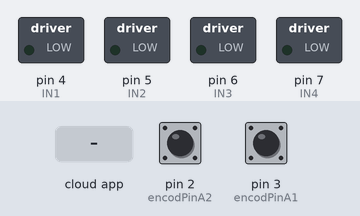
A sketch run on a simulated Arduino Uno, built with avr-gcc and run on an emulated ATmega328P. Parts: switched loads named in the sketch (green lamp = pin HIGH). The inputs (shaded band) are chosen by the test bench; at power-on: pin 2 (encodPinA2) HIGH, pin 3 (encodPinA1) HIGH. The ROS host is connected and sends only what is stated.

Above: at 1.2 s.
1.3 s: the phone or cloud app sets linear.x to -100
At 1.45 s:
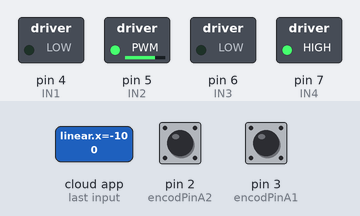
At 2.2 s:
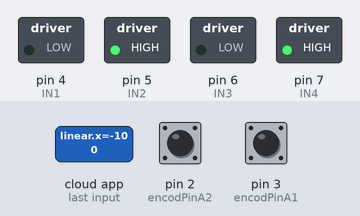
3.0 s: the phone or cloud app sets linear.x to 100
At 3.4 s:
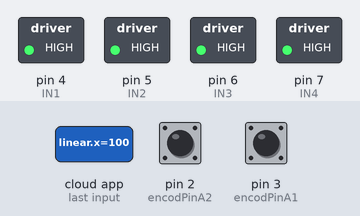
Timing chart, 0 to 6.0 s (numbered marks = the images above; inputs shaded):
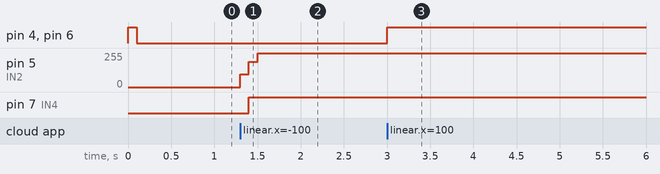

The sketch:

motor_controller.ino
```cpp
// Author: Bien Nguyen
// Credits:
//   http://forum.arduino.cc/index.php?topic=8652.0
//   Dallaby   http://letsmakerobots.com/node/19558#comment-49685
//   Bill Porter  http://www.billporter.info/?p=286
//   bobbyorr (nice connection diagram) http://forum.pololu.com/viewtopic.php?f=15&t=1923

//ROS headers
#if (ARDUINO >= 100)
 #include <Arduino.h>
#else
 #include <WProgram.h>
#endif
#include <ros.h>
#include <geometry_msgs/Vector3Stamped.h>
#include <geometry_msgs/Twist.h>
#include <ros/time.h>
#include "robot_specs.h"

//Motor Shield headers
//#include <Wire.h>
//#include <Adafruit_MotorShield.h>
//#include <Adafruit_PWMServoDriver.h>
// encoder 1 have encodPinA1 and encodPinB1 (left wheel)
// encoder 2 have encodPinA2 and encodPinB2 (right wheel)
#define encodPinA1      3     // encoder A pin R
#define encodPinB1      9     // encoder B pin R
#define encodPinA2      2      //A of L
#define encodPinB2      8      //B of L
#define IN1 4//dir 1 R
#define IN2 5//speed 1 R
#define IN3 6//dir 2 L
#define IN4 7//speed 2 L
#define MAX_SPEED 4095 //từ 0-255
#define MIN_SPEED 0
#define LOOPTIME        100   // PID loop time(ms)
#define SMOOTH      10

#define sign(x) (x > 0) - (x < 0)

// Create the motor shield object with the default I2C address
//Adafruit_MotorShield AFMS = Adafruit_MotorShield();
// Select which 'port' M1, M2, M3 or M4. In this case, M1 & M2
//Adafruit_DCMotor *motor1 = AFMS.getMotor(1);
//Adafruit_DCMotor *motor2 = AFMS.getMotor(2);

unsigned long lastMilli = 0;       // loop timing
unsigned long lastMilliPub = 0;
double rpm_req1 = 0;
double rpm_req2 = 0;
double rpm_act1 = 0;
double rpm_act2 = 0;
double rpm_req1_smoothed = 0;
double rpm_req2_smoothed = 0;
int direction1 = FORWARD;//FORWARD 1, BACKWARD 2, BRAKE 3, RELEASE 4
int direction2 = FORWARD;
//int prev_direction1 = RELEASE;
//int prev_direction2 = RELEASE;
int PWM_val1 = 0;
int PWM_val2 = 0;
volatile long count1 = 0;          // rev counter
volatile long count2 = 0;
long countAnt1 = 0;
long countAnt2 = 0;
float Kp =   0.5;
float Kd =   0.01;
float Ki =   2;
ros::NodeHandle nh;

void handle_cmd( const geometry_msgs::Twist& cmd_msg) {
  double x = cmd_msg.linear.x; //x = linear, that subscribe from cmd_vel
  double z = cmd_msg.angular.z; //z = angular, that subscribe from cmd_vel
  if (z == 0) {     // only go straight (go foward or go back), no rotation
    // convert m/s to rpm (vong/phut)
    rpm_req1 = -x*60/(pi*wheel_diameter);// rpm that calculate after subscribe from cmd_vel(targetValue)
    rpm_req2 = rpm_req1;                // rpm that calculate after subscribe from cmd_vel(targetValue)
  }
  else if (x == 0) { //no foward and no back, only rotation
    // convert rad/s to rpm
    rpm_req1 = z*track_width*60/(wheel_diameter*pi*2);
    rpm_req2 = -rpm_req1;
  }
  else { //di cong
    rpm_req1 = -x*60/(pi*wheel_diameter)+z*track_width*60/(wheel_diameter*pi*2);
    rpm_req2 = -x*60/(pi*wheel_diameter)-z*track_width*60/(wheel_diameter*pi*2);
  }

  if (rpm_req1 >= 0) direction1 = FORWARD;
  else direction1 = BACKWARD;
  if (rpm_req2 >= 0) direction2 = FORWARD;
  else direction2 = BACKWARD;

  //if (rpm_req1 == 0) motor_1_speed_dir(0,FORWARD); //FORWARD not meaning;
  //if (rpm_req2 == 0) motor_2_speed_dir(0,FORWARD); //FORWARD not meaning;

}

ros::Subscriber<geometry_msgs::Twist> sub("cmd_vel", handle_cmd); // subscribe to cmd_vel topic with geometry_msgs::Twist is message type
geometry_msgs::Vector3Stamped rpm_msg;
ros::Publisher rpm_pub("rpm", &rpm_msg); // publish to rpm topic with geometry_msgs::Vector3Stamped is message type
ros::Time current_time;
ros::Time last_time;

void motor_1_speed_dir(int speed, bool dir) {
  //speed = constrain(speed, MIN_SPEED, MAX_SPEED);//đảm báo giá trị nằm trong một khoảng từ 0 - MAX_SPEED - http://arduino.vn/reference/constrain
  digitalWrite(IN1, dir);// chân này không có PWM
  analogWrite(IN2, speed);
}
void motor_2_speed_dir(int speed, bool dir) {
  //speed = constrain(speed, MIN_SPEED, MAX_SPEED);//đảm báo giá trị nằm trong một khoảng từ 0 - MAX_SPEED - http://arduino.vn/reference/constrain
  digitalWrite(IN3, dir);// chân này không có PWM
  analogWrite(IN4, speed);
}

void setup() {
 //AFMS.begin();  // create with the default frequency 1.6KHz
 //AFMS.begin(1000);  // OR with a different frequency, say 1KHz
 count1 = 0;
 count2 = 0;
 countAnt1 = 0;
 countAnt2 = 0;
 rpm_req1 = 0;
 rpm_req2 = 0;
 rpm_act1 = 0;
 rpm_act2 = 0;
 PWM_val1 = 0;
 PWM_val2 = 0;
 nh.initNode();
 nh.getHardware()->setBaud(57600);// baud = 57600
 nh.subscribe(sub);
 nh.advertise(rpm_pub);

 pinMode(IN1, OUTPUT);
 pinMode(IN2, OUTPUT);
 pinMode(IN3, OUTPUT);
 pinMode(IN4, OUTPUT);

 pinMode(encodPinA1, INPUT);
 pinMode(encodPinB1, INPUT);
 digitalWrite(encodPinA1, HIGH);                // turn on pullup resistor
 digitalWrite(encodPinB1, HIGH);                // turn on pullup resistor
 attachInterrupt(1, encoder1, RISING);           //encoder pin on interrupt 1 (pin 3)   refer http://arduino.vn/reference/attachinterrupt

 pinMode(encodPinA2, INPUT);
 pinMode(encodPinB2, INPUT);
 digitalWrite(encodPinA2, HIGH);                // turn on pullup resistor
 digitalWrite(encodPinB2, HIGH);
 attachInterrupt(0, encoder2, RISING);           // encoder pin on interrupt 0 (pin 2)
 motor_1_speed_dir(0,BACKWARD); //FORWARD not meaning
 //motor_1_speed_dir(0,FORWARD); //FORWARD not meaning

 motor_2_speed_dir(0,BACKWARD); //FORWARD not meaning
 //motor_2_speed_dir(0,FORWARD); //FORWARD not meaning
 //motor1->setSpeed(0);		// Set the speed to start, from 0 (off) to 4095 (max speed)
 //(only correctly for this case because I have revised Adafruit_MotorShield library with 12bit resolusion),
 //showed here: void Adafruit_DCMotor::setSpeed(uint16_t speed)
 //motor2->setSpeed(0);

 //To run the motor,
 //call run(direction) where direction is FORWARD, BACKWARD or RELEASE.
 //Of course, the Arduino doesn't actually know if the motor is 'forward' or 'backward',
 //so if you want to change which way it thinks is forward,
 //simply swap the two wires from the motor to the shield.
 //motor1->run(FORWARD);
 //motor1->run(RELEASE);
 //motor2->run(FORWARD);
 //motor2->run(RELEASE);
}

void loop() {
  nh.spinOnce();// if you were to add a subscription into this application, and did not have ros::spinOnce() here,
                  //your callbacks would never get called. So, add it for good measure.
  unsigned long time = millis();
  if(time-lastMilli>= LOOPTIME)   {      // enter tmed loop
    getMotorData(time-lastMilli);
    /*
	if (rpm_req1 > MAX_RPM)
	{rpm_req1 = MAX_RPM;
	rpm_req2 = MAX_RPM;
	}
*/

    //PWM_val1 = updatePid(1, PWM_val1, rpm_req1, rpm_act1);            //PWM pulse that must to do control DC(command)
    //PWM_val2 = updatePid(2, PWM_val2, rpm_req2, rpm_act2);            //PWM pulse that must to do control DC(command)
    PWM_val1 = updatePid1(PWM_val1, rpm_req1, rpm_act1); // compute PWM value
    PWM_val2 = updatePid2(PWM_val2, rpm_req2, rpm_act2); // compute PWM value
    /*
    if(PWM_val1 > 0) direction1 = FORWARD;
    else if(PWM_val1 < 0) direction1 = BACKWARD;
    if(PWM_val2 > 0) direction2 = FORWARD;
    else if(PWM_val2 < 0) direction2 = BACKWARD;
    */
    motor_1_speed_dir(abs(PWM_val1), direction1);
    motor_2_speed_dir(abs(PWM_val2), direction2);

    if (rpm_req1 == 0) motor_1_speed_dir(0,FORWARD); //FORWARD not meaning;
    if (rpm_req2 == 0) motor_2_speed_dir(0,FORWARD); //FORWARD not meaning;

    //motor1->run(direction1);
    //motor2->run(direction2);

    //motor1->setSpeed(abs(PWM_val1));
    //motor2->setSpeed(abs(PWM_val2));
    publishRPM(time-lastMilli);
    lastMilli = time;
  }
  if(time-lastMilliPub >= LOOPTIME) {
  //  publishRPM(time-lastMilliPub);
    lastMilliPub = time;
  }
}

void getMotorData(unsigned long time)  {
 rpm_act1 = double((count1-countAnt1)*60*1000)/double(time*encoder_pulse*gear_ratio);// value of rpm in actual(currentValue)
 rpm_act2 = double((count2-countAnt2)*60*1000)/double(time*encoder_pulse*gear_ratio);// value of rpm in actual(currentValue)
 countAnt1 = count1;
 countAnt2 = count2;
}
/*
int updatePid(int id, int command, double targetValue, double currentValue) {
  double pidTerm = 0;                            // PID correction
  double error = 0;
  double new_pwm = 0;
  double new_cmd = 0;
  static double last_error1 = 0;
  static double last_error2 = 0;
  static double int_error1 = 0;
  static double int_error2 = 0;

  error = targetValue-currentValue;
  if (id == 1) {
    int_error1 += error;
    pidTerm = Kp*error + Kd*(error-last_error1) + Ki*int_error1;
    last_error1 = error;
  }
  else {
    int_error2 += error;
    pidTerm = Kp*error + Kd*(error-last_error2) + Ki*int_error2;
    last_error2 = error;
  }
  new_pwm = constrain(double(command)*MAX_RPM/255.0 + pidTerm, -MAX_RPM, MAX_RPM);//refer http://arduino.vn/reference/constrain ///// MAX_RPM = 58 vong/phut
  new_cmd = 255.0*new_pwm/MAX_RPM; // in here it's 12bit, its own on-board pwm chip with 12 bit resolution,
  //but for some strange reason the dc motor library often used 8 bits.
  return int(new_cmd);
  //return constrain(double(command) + int(pidTerm), -255, 255);
}
*/
int updatePid1(int command, int targetValue, int currentValue) {
float pidTerm = 0;                            // PID correction
int error=0;
static int last_error1=0;
static double int_error1 = 0;
 error = abs(targetValue) - abs(currentValue);
 pidTerm = (Kp * error) + (Kd * (error - last_error1)) + (Ki*int_error1);
 last_error1 = error;
 return constrain(command + int(pidTerm), 0, 255);
}

int updatePid2(int command, int targetValue, int currentValue) {
float pidTerm = 0;                            // PID correction
int error=0;
static int last_error2=0;
static double int_error2 = 0;
 error = abs(targetValue) - abs(currentValue);
 pidTerm = (Kp * error) + (Kd * (error - last_error2)) + (Ki*int_error2);
 last_error2 = error;
 return constrain(command + int(pidTerm), 0, 255);
}

void publishRPM(unsigned long time) {
  rpm_msg.header.stamp = nh.now();
  rpm_msg.vector.x = rpm_act1;
  rpm_msg.vector.y = rpm_act2;
  rpm_msg.vector.z = double(time)/1000;
  rpm_pub.publish(&rpm_msg);
  nh.spinOnce();
}

void encoder1() {
  if (digitalRead(encodPinA1) == digitalRead(encodPinB1)) count1++;
  else count1--;
}
void encoder2() {
  if (digitalRead(encodPinA2) == digitalRead(encodPinB2)) count2--;
  else count2++;
}
```

robot_specs.h
```cpp
#ifndef ROBOT_SPECS_H
#define ROBOT_SPECS_H

#define encoder_pulse   13    // so xung tren 1 vong 13*19.2 = 250xung/vong
#define gear_ratio      19.2   //ti so giam toc
#define wheel_diameter  0.1   //m
#define wheel_width     0.0285   //m
#define track_width     0.4   //m
#define MAX_RPM         38		//20cm/s
#define pi              3.1415926
#define two_pi          6.2831853
#define FORWARD			0
#define BACKWARD		1
#endif
```

Measured:
- after the input at 1.3 s, pin 5 (IN2): 0/255 → 96/255 at once, → 191/255 0.10 s later, → 255/255 0.10 s later; pin 7 (IN4): LOW → HIGH after 0.10 s
- after the input at 3.0 s, pin 4 (IN1), pin 6 (IN3): LOW → HIGH at once
